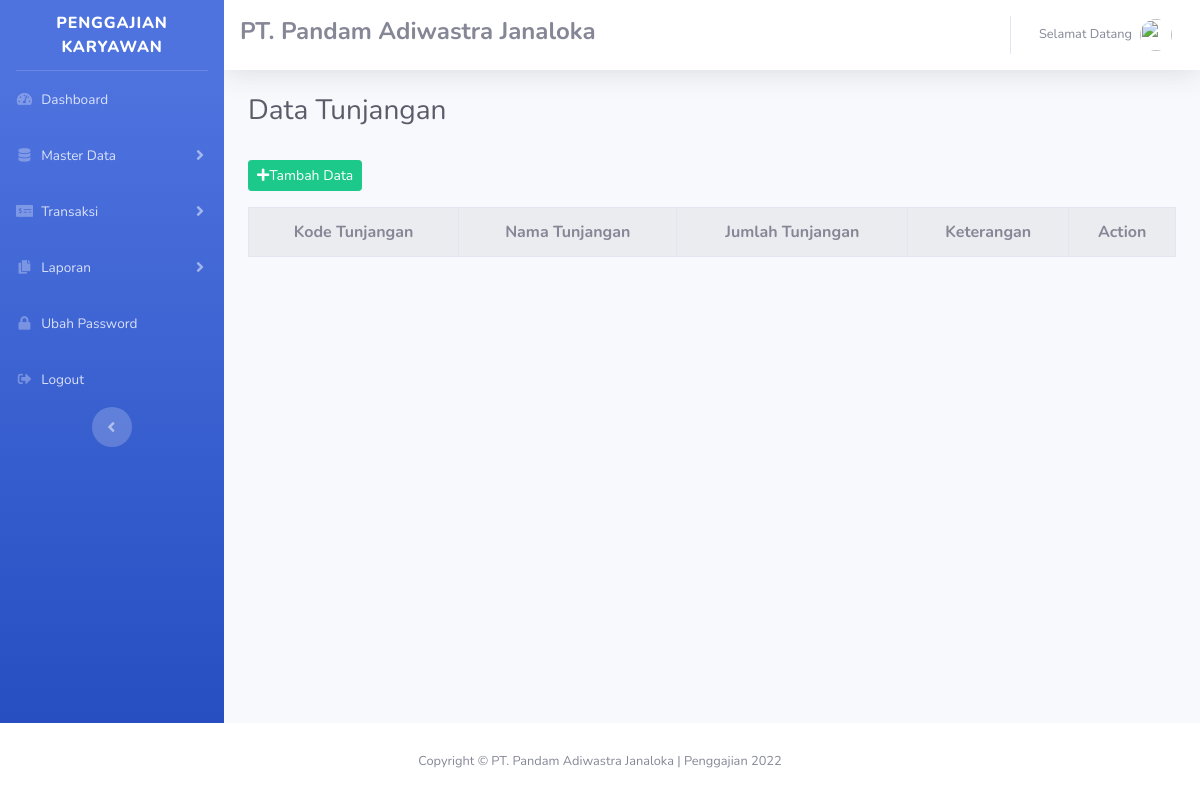
/index.php/admin/data_tunjangan, run on an earlier commit of the app's database.
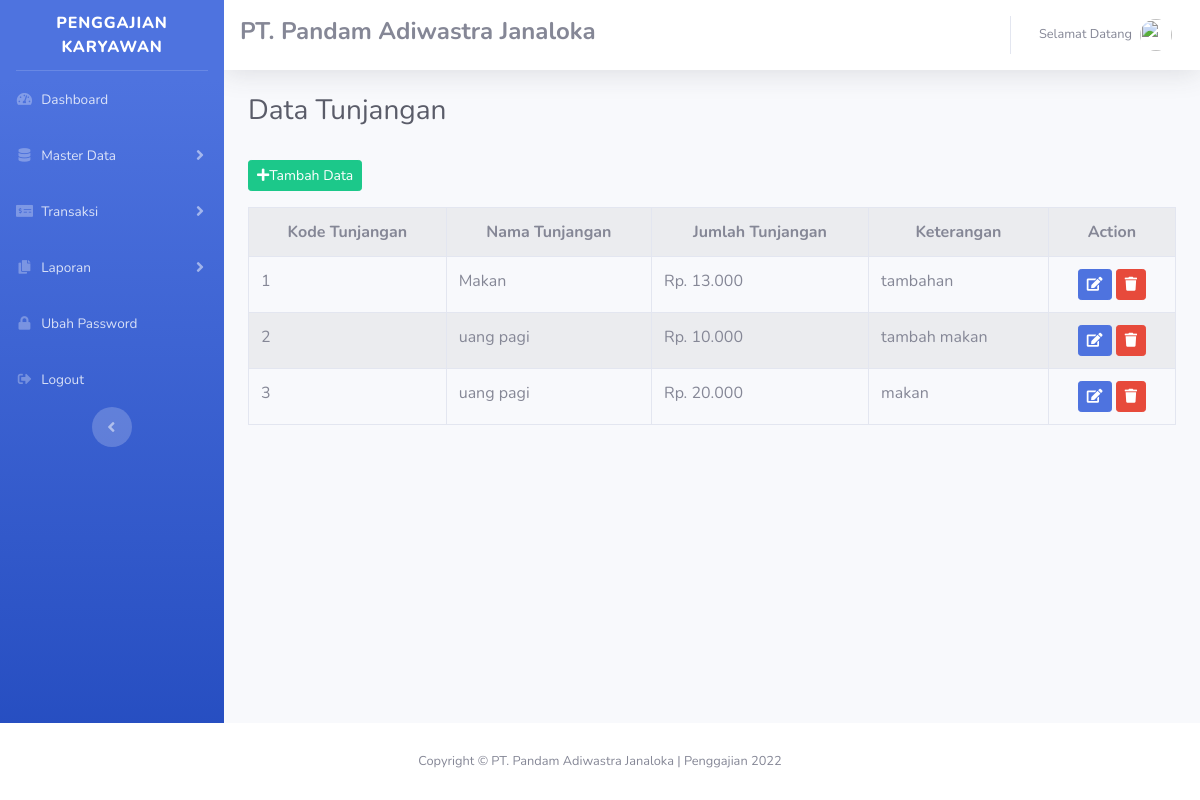
And on a later commit of the database.
### tables this page shows
CREATE TABLE `data_tunjangan` (
  `Kode_Tunjangan` int(11) NOT NULL,
  `Nama_Tunjangan` varchar(50) NOT NULL,
  `Jumlah_Tunjangan` decimal(12,0) NOT NULL,
  `Keterangan` varchar(50) NOT NULL
);

### application/controllers/admin/Data_Tunjangan.php (called while the page is built, shortened)
<?php
class Data_Tunjangan extends CI_Controller{
    public function index()
    {
            $data['title'] = "Data Tunjangan";
            $data['tunjangan'] = $this->ModelPenggajian->get_data('data_tunjangan')
            ->result();
            $this->load->view('template_admin/header',$data);
            $this->load->view('template_admin/sidebar');
            $this->load->view('admin/Data_Tunjangan', $data);
            $this->load->view('template_admin/footer');
        }
            }
        ?>

### index.php (called while the page is built, shortened)
<?php
require_once BASEPATH.'core/CodeIgniter.php';

### application/models/ModelPenggajian.php (called while the page is built, shortened)
<?php
class ModelPenggajian extends CI_model{
	public function get_data($table) {
		return $this->db->get($table);
	}
}
?>

### application/views/admin/Data_Tunjangan.php (the view, shortened to what this page needs)
<div class="container-fluid">
  <div class="d-sm-flex align-items-center
  justify-content-between mb-4">
    <h1 class="h3 mb-0 text-gray-800"><?php echo $title?></h1>
  </div>
  <a class="btn btn-sm btn-success mb-2 mt-2" href="<?php echo
  base_url('admin/Data_Tunjangan/tambahdata') ?>"><i
  class="fas fa-plus"></i>Tambah Data</a>
  <table class="table table-bordered table-striped mt-2">
    <tr>
      <th class="text-center">Kode Tunjangan</th>
      <th class="text-center">Nama Tunjangan</th>
      <th class="text-center">Jumlah Tunjangan</th>
      <th class="text-center">Keterangan</th>
      <th class="text-center">Action</th>
    </tr>
    <?php $no=1; foreach($tunjangan as $t) : ?>
      <tr>
        <td><?php echo $no++ ?></td>
        <td><?php echo $t->Nama_Tunjangan ?></td>
        <td>Rp. <?php echo number_format($t->Jumlah_Tunjangan,0,',','.') ?></td>
        <td><?php echo $t->Keterangan ?></td>
        <td>
          <center>
          <a class="btn btn-sm btn-primary" href="<?php echo
            base_url('admin/Data_Tunjangan/updatedata/'.$t->Kode_Tunjangan) ?>"><i
            class="fas fa-edit"></i></a>
          <a onclick="return confirm('Yakin Hapus?')"class="btn btn-sm btn-danger" href="<?php echo
            base_url('admin/Data_Tunjangan/deletedata/'.$t->Kode_Tunjangan) ?>"><i
            class="fas fa-trash"></i></a>
          </center>
        </td>
      </tr>
      <?php endforeach;?>
  </table>
</div>

What changed in the data, as far as the page shows it:
added data_tunjangan: Nama_Tunjangan "Makan", Jumlah_Tunjangan "13.000", Keterangan "tambahan"
added data_tunjangan: Nama_Tunjangan "uang pagi", Jumlah_Tunjangan "10.000", Keterangan "tambah makan"
added data_tunjangan: Nama_Tunjangan "uang pagi", Jumlah_Tunjangan "20.000", Keterangan "makan"
